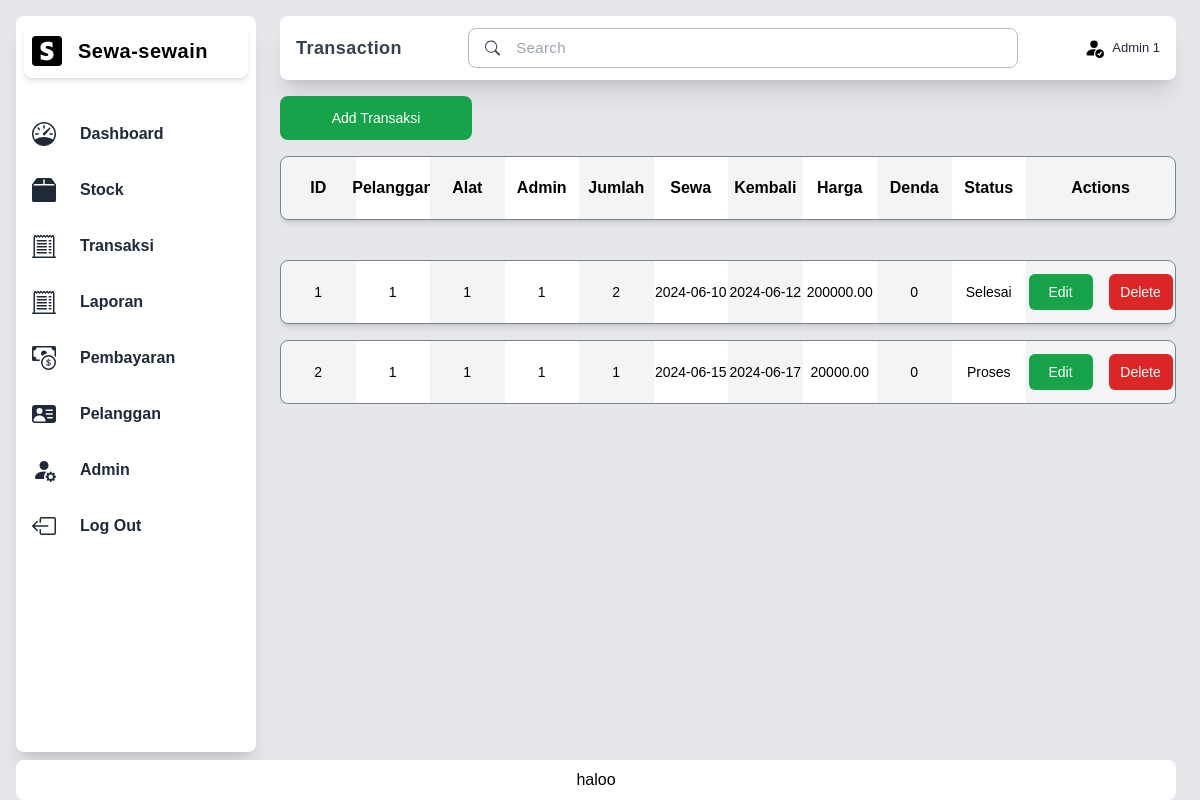
The app's page /transaction.php (signed in) with its own data.
### tables this page shows
CREATE TABLE transaksi(
    id_transaksi INT (11) PRIMARY KEY AUTO_INCREMENT NOT NULL,
    id_pelanggan INT (11) NOT NULL,
    id_alat INT (11) NOT NULL, 
    id_admin INT (11) NOT NULL,
    jumlah INT (11) NOT NULL,
	tanggal_sewa DATE NOT NULL,
    tanggal_kembali DATE NOT NULL,
    total_harga DECIMAL (10,2) NOT NULL,
    denda INT (11) NOT NULL,
    status VARCHAR (50),
    FOREIGN KEY (id_pelanggan) REFERENCES pelanggan (id_pelanggan),
    FOREIGN KEY (id_alat) REFERENCES alat (id_alat),
	FOREIGN KEY (id_admin) REFERENCES admin (id_admin)
);

### transaction.php (the view, shortened to what this page needs)
<?php
include 'db/connection.php';
$transactionQuery = "SELECT * FROM transaksi";
$transactionResult = $conn->query($transactionQuery);
?>
<!DOCTYPE html>
<html lang="en">
<head>
    <link rel="stylesheet" href="styles.css">
    <script src="https://cdn.tailwindcss.com"></script>
</head>
<body>
    <section class=" h-[100vh] w-full flex flex-col bg-gray-200">
        <main class="w-full h-[95vh] flex flex-row">
            <div class="container-sidebar w-[20%]">
                <?php include 'sidebar.php';?>
            </div>
            <div class="w-[80%] flex flex-col gap-0 pr-6 pl-10">
                <nav
                    class="navbar flex flex-row shadow-xl justify-between items-center w-full h-16 max-h-16 bg-white my-4 px-4 rounded-lg">
                    <a href="transaction.php" class="text-lg text-gray-700 font-semibold tracking-wide">Transaction</a>
                    <div
                        class="py-2 px-4 flex items-center rounded-lg min-w-[550px] duration-300 cursor-pointer text-gray-700 border border-gray-600 border-opacity-40">
                        <svg xmlns="http://www.w3.org/2000/svg" width="16" height="16" fill="currentColor"
                            class="bi bi-search" viewBox="0 0 16 16">
                            <path
                                d="M11.742 10.344a6.5 6.5 0 1 0-1.397 1.398h-.001q.044.06.098.115l3.85 3.85a1 1 0 0 0 1.415-1.414l-3.85-3.85a1 1 0 0 0-.115-.1zM12 6.5a5.5 5.5 0 1 1-11 0 5.5 5.5 0 0 1 11 0" />
                        </svg>
                        <input type="text" placeholder="Search"
                            class="text-[15px] ml-4 w-full bg-transparent placeholder:text-semibold placeholder:tracking-wide focus:outline-none" />
                    </div>
                    <div class="flex flex-row justify-center items-center gap-2">
                        <p class="text-[13px] font-medium text-gray-800">
                            <?php echo $_SESSION['admin_name']; ?>
                        </p>
                    </div>
                </nav>
                <div class="container-content mb-2 flex flex-col gap-4 overflow-y-auto">
                    <button onclick="openAddModal()"
                        class="w-48 py-3 px-12 rounded-lg text-white bg-green-600 text-sm font-medium hover:bg-green-800">
                        Add Transaksi
                    </button>
                    <div class="flex flex-col gap-4 justify-center items-center w-full">
                        <div
                            class="grid grid-cols-12 border mb-6 border-gray-700 border-opacity-60 gap-0 w-full min-h-16 rounded-lg shadow-md">
                            <div
                                class="col-span-1 flex justify-center items-center font-semibold bg-gray-100 rounded-l-lg">
                                ID</div>
                            <div class="col-span-1 flex justify-center items-center font-semibold bg-white">Pelanggan
                            </div>
                            <div class="col-span-1 flex justify-center items-center font-semibold bg-gray-100">Alat
                            </div>
                            <div class="col-span-1 flex justify-center items-center font-semibold bg-white">Admin</div>
                            <div class="col-span-1 flex justify-center items-center font-semibold bg-gray-100">Jumlah
                            </div>
                            <div class="col-span-1 flex justify-center items-center font-semibold bg-white">Sewa</div>
                            <div class="col-span-1 flex justify-center items-center font-semibold bg-gray-100">Kembali
                            </div>
                            <div class="col-span-1 flex justify-center items-center font-semibold bg-white">Harga</div>
                            <div class="col-span-1 flex justify-center items-center font-semibold bg-gray-100">Denda
                            </div>
                            <div class="col-span-1 flex justify-center items-center font-semibold bg-white">Status
                            </div>
                            <div
                                class="col-span-2 flex justify-center items-center font-semibold rounded-r-lg bg-gray-100">
                                Actions</div>
                        </div>
                        <div class="flex flex-col gap-4 justify-center items-center w-full">
                            <?php while ($row = $transactionResult->fetch_assoc()) {?>
                            <div
                                class="grid grid-cols-12 border border-gray-700 border-opacity-60 gap-0 w-full min-h-16 rounded-lg shadow-md">
                                <div
                                    class="col-span-1 text-center flex justify-center items-center text-[14px] font-medium bg-gray-100 rounded-l-lg">
                                    <?php echo $row['id_transaksi']; ?>
                                </div>
                                <div
                                    class="col-span-1 text-center flex justify-center items-center text-[14px] font-medium bg-white">
                                    <?php echo $row['id_pelanggan']; ?>
                                </div>
                                <div
                                    class="col-span-1 text-center flex justify-center items-center text-[14px] font-medium bg-gray-100">
                                    <?php echo $row['id_alat']; ?>
                                </div>
                                <div
                                    class="col-span-1 text-center flex justify-center items-center text-[14px] font-medium bg-white">
                                    <?php echo $row['id_admin']; ?>
                                </div>
                                <div
                                    class="col-span-1 text-center flex justify-center items-center text-[14px] font-medium bg-gray-100">
                                    <?php echo $row['jumlah']; ?>
                                </div>
                                <div
                                    class="col-span-1 text-center flex justify-center items-center text-[14px] font-medium bg-white">
                                    <?php echo $row['tanggal_sewa']; ?>
                                </div>
                                <div
                                    class="col-span-1 text-center flex justify-center items-center text-[14px] font-medium bg-gray-100">
                                    <?php echo $row['tanggal_kembali']; ?>
                                </div>
                                <div
                                    class="col-span-1 text-center flex justify-center items-center text-[14px] font-medium bg-white">
                                    <?php echo $row['total_harga']; ?>
                                </div>
                                <div
                                    class="col-span-1 text-center flex justify-center items-center text-[14px] font-medium bg-gray-100">
                                    <?php echo $row['denda']; ?>
                                </div>
                                <div
                                    class="col-span-1 text-center flex justify-center items-center text-[14px] font-medium bg-white">
                                    <?php echo $row['status']; ?>
                                </div>
                                <div
                                    class="col-span-2 text-center flex flex-row justify-center items-center gap-4 bg-gray-100 rounded-r-lg">
                                    <button
                                        onclick="openEditModal('<?php echo $row['id_transaksi']; ?>', '<?php echo $row['id_pelanggan']; ?>', '<?php echo $row['id_alat']; ?>', '<?php echo $row['id_admin']; ?>', '<?php echo $row['jumlah']; ?>', '<?php echo $row['tanggal_sewa']; ?>', '<?php echo $row['tanggal_kembali']; ?>', '<?php echo $row['total_harga']; ?>', '<?php echo $row['denda']; ?>', '<?php echo $row['status']; ?>')"
                                        class="w-16 py-2 flex justify-center items-center rounded-md text-sm font-medium bg-green-600 text-white hover:bg-green-800">Edit</button>
                                    <form
                                        class="w-16 py-2 flex justify-center items-center rounded-md text-sm font-medium bg-red-600 text-white hover:bg-red-800"
                                        method="post" style="display:inline-block;">
                                        <button type="submit" name="delete">Delete</button>
                                    </form>
                                </div>
                            </div>
                            <?php }?>
                        </div>
                    </div>
                </div>
            </div>
        </main>
        <footer class="h-[5vh] w-full px-4 pr-6 py-[0.4px]">
            <div class="rounded-lg h-full bottom-0 bg-white flex flex-row justify-center items-center">
                haloo
            </div>
        </footer>
    </section>
</body>
</html>

### styles.css (style rules this page uses)
body { font-family: Arial, sans-serif; background-color: #ffffff; margin: 0; padding: 0; }

### records on screen
transaksi: id_transaksi "1", id_pelanggan "1", id_alat "1", id_admin "1", jumlah "2", tanggal_sewa "2024-06-10", tanggal_kembali "2024-06-12", total_harga "200000.00", denda "0", status "Selesai"
transaksi: id_transaksi "2", id_pelanggan "1", id_alat "1", id_admin "1", jumlah "1", tanggal_sewa "2024-06-15", tanggal_kembali "2024-06-17", total_harga "20000.00", denda "0", status "Proses"

### other values on screen
$_SESSION['admin_name'] "Admin 1"
